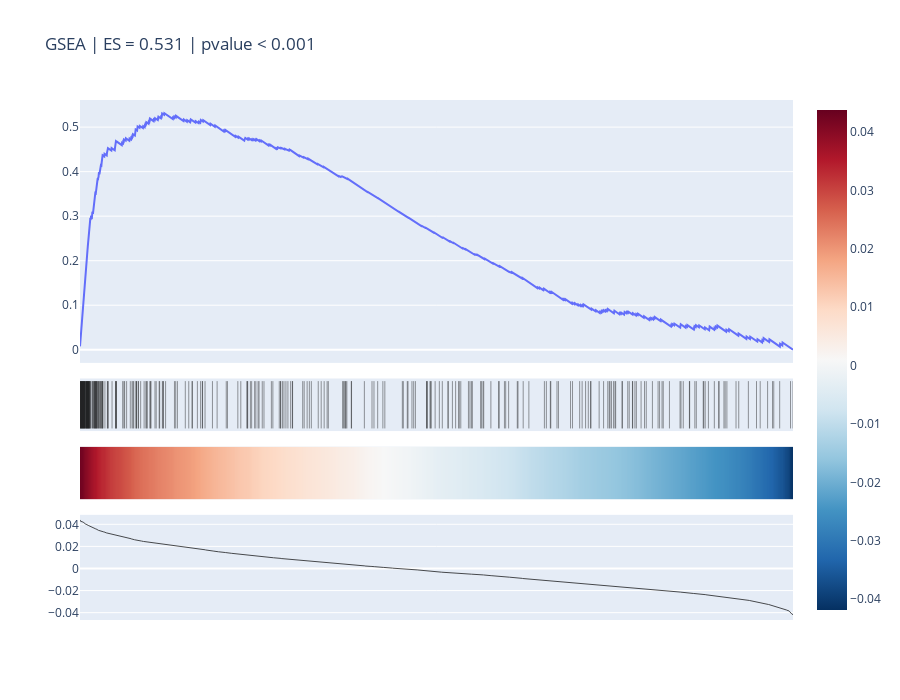

Write notebook code for a chart like this one.
### Code cell
import plotly.graph_objects as go
from plotly.subplots import make_subplots

fig = make_subplots(rows=4,cols=1, row_heights=[0.5,0.1, 0.1, 0.2], vertical_spacing=0.03)

fig.add_trace(go.Scatter(
    y=gsea.ES, showlegend=False
), row=1, col=1)

[fig.add_trace(go.Scatter(
    x=[n,n], y=[0,1], line_color='black', mode='lines', line_width=0.4,showlegend=False
), row=2,col=1) for n,i in enumerate(gsea.gint) if i==1]

fig.add_trace(go.Heatmap(
    z=gsea.coef,
    y=['']*gsea.shape[0],
    x=gsea.index, colorscale='RdBu_r'
), row=3,col=1)

fig.add_trace(go.Scatter(
    y=gsea.coef, line_color='black', line_width=0.7, showlegend=False
), row=4, col=1)

fig.update_xaxes(visible=False)
fig.update_yaxes(visible=False, row=2,col=1)
fig.update_layout(height=700, title=f'GSEA | ES = {round(gsea.ES.max(), 3)} | {pvalue} ')
fig.show()
